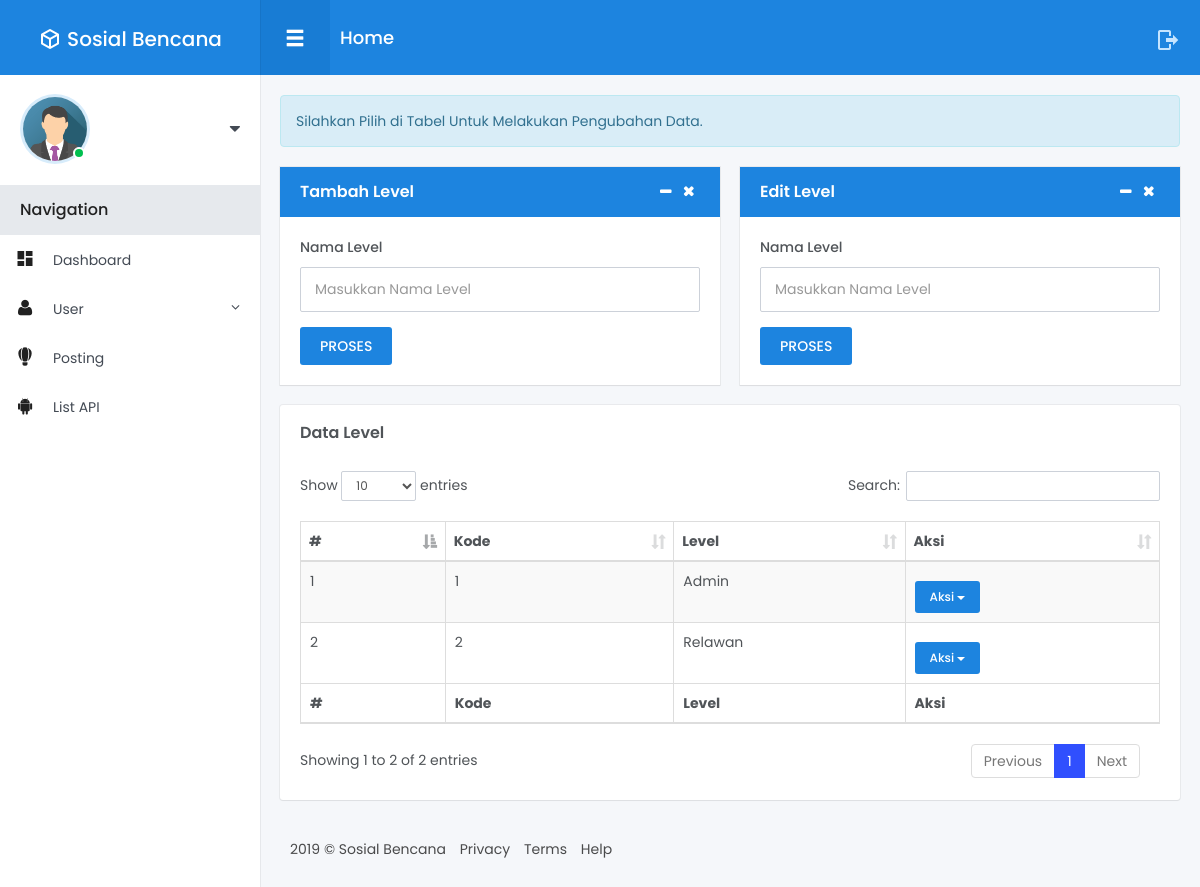
Page /index.php/level on the committed database.
### tables this page shows
CREATE TABLE `level` (
  `id_level` int(11) NOT NULL,
  `kode_level` varchar(10) NOT NULL,
  `level` varchar(50) NOT NULL,
  `tanggal` timestamp NOT NULL DEFAULT CURRENT_TIMESTAMP ON UPDATE CURRENT_TIMESTAMP
);

### application/controllers/Level.php (called while the page is built, shortened)
<?php
class Level extends CI_Controller {
    public function __construct()
    {
        $this->load->model('Level_model');
    }
    public function index()
    {
        $level          = $this->Level_model->getLevel()->result_array();
        $data = array(
            'level'         => $level,
        );
        $this->load->view('Admin/Level/index', $data);
    }
}

### index.php (called while the page is built, shortened)
<?php
require_once BASEPATH.'core/CodeIgniter.php';

### application/models/Level_model.php (called while the page is built, shortened)
<?php
class Level_model extends CI_Model {
    public function getLevel()
    {
        return $this->db->get('level');
    }
}

### application/views/Admin/Level/index.php (the view, shortened to what this page needs)
<!DOCTYPE html>
<html lang="en">
<head>
</head>
<body>
<div class="main-menu">
	<header class="header">
	</header>
	<div class="content">
	</div>
</div>
<div class="fixed-navbar">
</div>
<div id="wrapper">
	<div class="main-content">
		<div class="row small-spacing">
			<div class="col-lg-12">
				<div class="alert alert-info" role="alert"> Silahkan Pilih di Tabel Untuk Melakukan Pengubahan Data.</div>
			</div>
            <div class="col-lg-6">
				<div class="box-content card danger js__card">
					<h4 class="box-title bg-primary with-control">
						Tambah Level
						<span class="controls">
							<button type="button" class="control fa fa-minus js__card_minus"></button>
							<button type="button" class="control fa fa-times js__card_remove"></button>
						</span>
					</h4>
					<div class="card-content js__card_content">
						<?php echo form_open('level/p_tambah', array('autocomplete' => 'off')); ?>
							<div class="form-group">
								<label>Nama Level</label>
								<input type="text" class="form-control" name="level" placeholder="Masukkan Nama Level" value="<?php echo set_value('level'); ?>">
							</div>
							<button type="submit" class="btn btn-primary btn-sm waves-effect waves-light">PROSES</button>
						<?php echo form_close(); ?>
					</div>
				</div>
			</div>
            <div class="col-lg-6">
				<div class="box-content card danger js__card">
					<h4 class="box-title bg-primary with-control">
						Edit Level
						<span class="controls">
							<button type="button" class="control fa fa-minus js__card_minus"></button>
							<button type="button" class="control fa fa-times js__card_remove"></button>
						</span>
					</h4>
					<div class="card-content js__card_content">
						<?php echo form_open('level/p_edit', array('autocomplete' => 'off')); ?>
							<div class="form-group">
								<label>Nama Level</label>
								<input type="text" class="form-control" name="level" id="level" placeholder="Masukkan Nama Level" value="<?php echo set_value('level'); ?>">
							</div>
							<button type="submit" class="btn btn-primary btn-sm waves-effect waves-light">PROSES</button>
						<?php echo form_close(); ?>
					</div>
				</div>
			</div>
			<div class="col-lg-12">
				<div class="box-content">
					<h4 class="box-title">Data Level</h4>
					<table id="example" class="table table-striped table-bordered table-hover display" style="width:100%">
						<thead>
							<tr>
								<th>#</th>
								<th>Kode</th>
								<th>Level</th>
								<th>Aksi</th>
							</tr>
						</thead>
						<tfoot>
							<tr>
								<th>#</th>
								<th>Kode</th>
								<th>Level</th>
								<th>Aksi</th>
							</tr>
						</tfoot>
						<tbody>
                            <?php
                            $no=1;
                            foreach($level as $level):
                            ?>
                            <tr>
                                <td><?php echo $no++; ?></td>
                                <td><?php echo $level['kode_level']; ?></td>
                                <td><?php echo $level['level']; ?></td>
                                <td>
									<div class="btn-group margin-top-10">
										<button type="button" class="btn btn-xs btn-block btn-primary dropdown-toggle" data-toggle="dropdown" aria-haspopup="true" aria-expanded="false">Aksi <span class="caret"></span></button>
									</div>
                                </td>
                            </tr>
                            <?php endforeach; ?>
                        </tbody>
					</table>
				</div>
			</div>
		</div>
		<footer class="footer">
		</footer>
	</div>
</div>
</body>
</html>

### rows in the picture
level: kode_level "1", level "Admin"
level: kode_level "2", level "Relawan"

### other values in the picture
SITE_NAME "Sosial Bencana"
